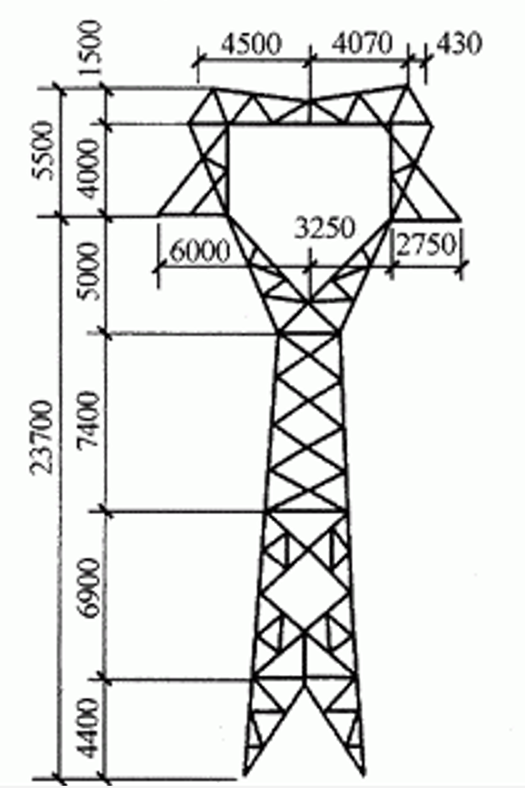
#> input picture demo/01/01.png, 525 x 788 px, found by its file name
$ python hough.py
#> lines starting #> are read from the running program, lines starting #| are printed output that depends on the picture; after the words box and inside, x2 and y2 are one past the last pixel; in counts of white or black regions, pixels touching at a corner belong together
import cv2
import numpy as np
import random
import time


def combine(_lines, _p0, _p1, _vertical):
    indz = 0
    for k in _p1:
        mark, mindis = minDistance(_lines[_p0], _lines[k], _vertical)
        if mindis <= 8 or mark:
            return True, indz, k
        indz = indz + 1
    return False, 0, 0


def minDistance(_line_0, _line_1, _vertical=True):
    _x0_0, _y0_0, _x1_0, _y1_0, _ = _line_0
    _x0_1, _y0_1, _x1_1, _y1_1, _ = _line_1
    distance = np.zeros(4)
    distance[0] = np.sqrt((_x0_0 - _x0_1) ** 2 + (_y0_0 - _y0_1) ** 2)
    distance[1] = np.sqrt((_x1_0 - _x0_1) ** 2 + (_y1_0 - _y0_1) ** 2)
    distance[2] = np.sqrt((_x0_0 - _x1_1) ** 2 + (_y0_0 - _y1_1) ** 2)
    distance[3] = np.sqrt((_x1_0 - _x1_1) ** 2 + (_y1_0 - _y1_1) ** 2)
    if _vertical:
        min_0, max_0 = min(_y0_0, _y1_0), max(_y0_0, _y1_0)
        min_1, max_1 = min(_y0_1, _y1_1), max(_y0_1, _y1_1)
        if min_1 <= _y0_0 <= max_1 or min_1 <= _y1_0 <= max_1 or min_0 <= _y0_1 <= max_0 or min_0 <= _y1_1 <= max_0:
            return True, np.min(distance)
    else:
        min_0, max_0 = min(_x0_0, _x1_0), max(_x0_0, _x1_0)
        min_1, max_1 = min(_x0_1, _x1_1), max(_x0_1, _x1_1)
        if min_1 <= _x0_0 <= max_1 or min_1 <= _x1_0 <= max_1 or min_0 <= _x0_1 <= max_0 or min_0 <= _x1_1 <= max_0:
            return True, np.min(distance)
    return False, np.min(distance)


if __name__ == '__main__':
    start_time = time.time()
    gray = cv2.imread('01.png', 0)
#> gray: shape (788, 525); min 0, max 255, mean 229.4
    _, binary = cv2.threshold(gray, 245, 255, cv2.THRESH_BINARY_INV)
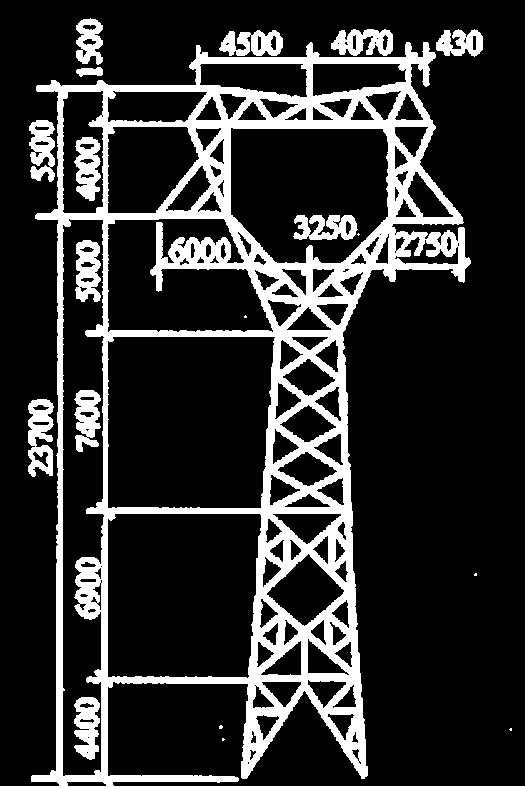
#> binary: shape (788, 525); 18.7% white; 19 white regions (6 under 20 px), largest, box (x1, y1, x2, y2) and area: (0, 42, 525, 788) 65459, (28, 399, 54, 477) 1340, (74, 697, 100, 760) 1132
    img = np.zeros((gray.shape[0], gray.shape[1], 3), np.uint8)
    img[:, :, 0] = gray
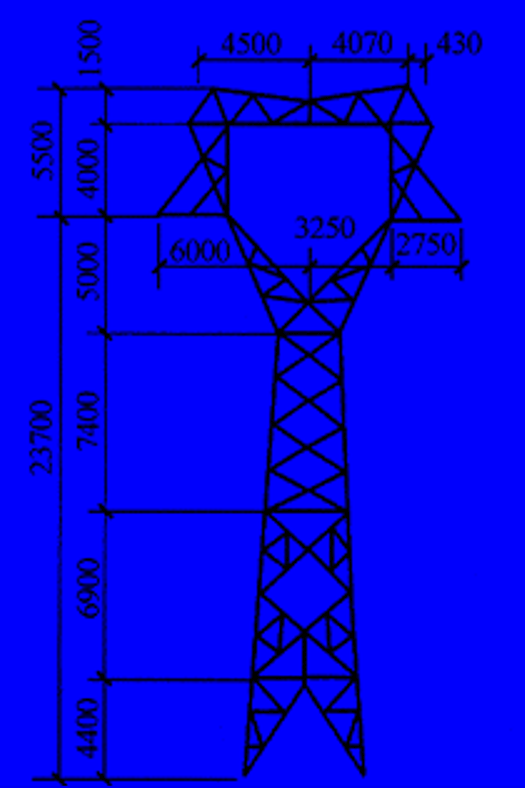
#> img: shape (788, 525, 3); mean of channels 0, 1, 2 229.4, 0, 0; drawn as B, G, R
    img[:, :, 1] = gray
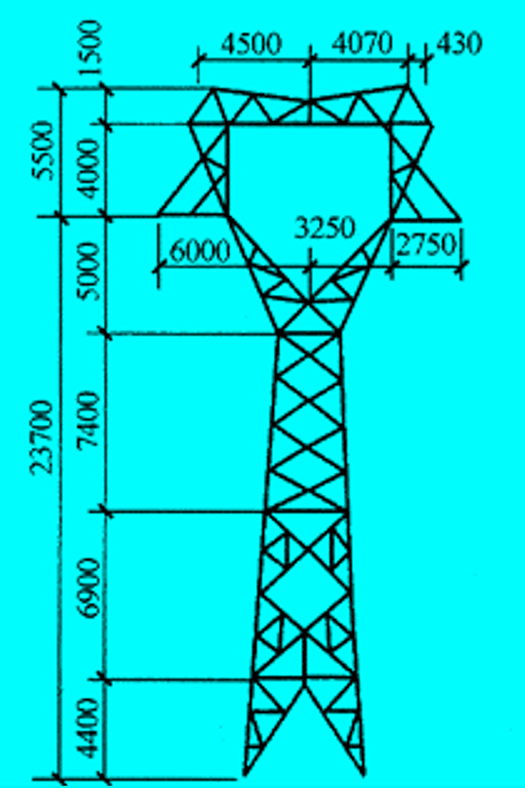
#> img: shape (788, 525, 3); mean of channels 0, 1, 2 229.4, 229.4, 0; drawn as B, G, R
    img[:, :, 2] = gray
    # 创建一个LSD对象
    lsd = cv2.createLineSegmentDetector(scale=1)
    # 执行检测结果
    dlines = lsd.detect(gray)
    lines = dlines[0].reshape(-1, 4)
#> lines = 856 rows, first 6: [81.84, 51.43, 81.15, 58.47], [239.5, 32.1, 248.4, 32.41], [361.7, 764.5, 361.6, 761.5], [441.7, 249.5, 441.2, 236.5], [258.5, 675.4, 301.5, 675.5], [226.3, 256.5, 225.9, 243.5]
    vertical = []
    horizontal = []
    for a in lines:
        x0, y0, x1, y1 = a
        x_mid = (x0 + x1) / 2
        y_mid = (y0 + y1) / 2
        theta = np.arctan((y1 - y0) / (x1 - x0 + np.spacing(1))) * 180 / np.pi
        if np.abs(theta) <= 5:
            horizontal.append([x0, y0, x1, y1, y_mid])
        elif np.abs(theta) >= 85:
            vertical.append([x0, y0, x1, y1, x_mid])
#> this loop made 856 passes
#> (x0, y0, x1, y1, x_mid, y_mid, theta) on passes 1 to 3: (81.84, 51.43, 81.15, 58.47, 81.5, 54.95, -84.34), (239.5, 32.1, 248.4, 32.41, 244, 32.25, 2), (361.7, 764.5, 361.6, 761.5, 361.7, 763, 87.02)
    # 合并竖直线
    for i in range(0, len(vertical)):
        temp = []
        for j in range(i + 1, len(vertical)):
            line0 = vertical[i]
            line1 = vertical[j]
            if np.abs(line0[4] - line1[4]) <= 5:
                temp.append(j)
        inds = []
        while temp:
            flage, index0, index1 = combine(vertical, i, temp, True)
            if not flage:
                break
            line = np.array([vertical[i], vertical[index1]])
            y_arr = np.array([line[0, 1], line[0, 3], line[1, 1], line[1, 3]])
            start, end = np.argmin(y_arr), np.argmax(y_arr)
            vertical[i] = [line[start // 2, start % 2 * 2], line[start // 2, start % 2 * 2 + 1],
                           line[end // 2, end % 2 * 2], line[end // 2, end % 2 * 2 + 1], vertical[i][4]]
            inds.append(index1)
            temp.pop(index0)

        inds.sort(reverse=True)
        for index in inds:
            vertical.pop(index)
    # 合并水平线
    for i in range(0, len(horizontal)):
        temp = []
        for j in range(i + 1, len(horizontal)):
            line0 = horizontal[i]
            line1 = horizontal[j]
            if np.abs(line0[4] - line1[4]) <= 5:
                temp.append(j)
        inds = []
        while temp:
            flage, index0, index1 = combine(horizontal, i, temp, False)
            if not flage:
                break
            line = np.array([horizontal[i], horizontal[index1]])
            x_arr = np.array([line[0, 0], line[0, 2], line[1, 0], line[1, 2]])
            start, end = np.argmin(x_arr), np.argmax(x_arr)
            horizontal[i] = [line[start // 2, start % 2 * 2], line[start // 2, start % 2 * 2 + 1],
                             line[end // 2, end % 2 * 2], line[end // 2, end % 2 * 2 + 1], horizontal[i][4]]
            inds.append(index1)
            temp.pop(index0)

        inds.sort(reverse=True)
        for index in inds:
            horizontal.pop(index)

    # [8 lines of commented-out code are left out]
    end_time = time.time()
    print(end_time - start_time)
